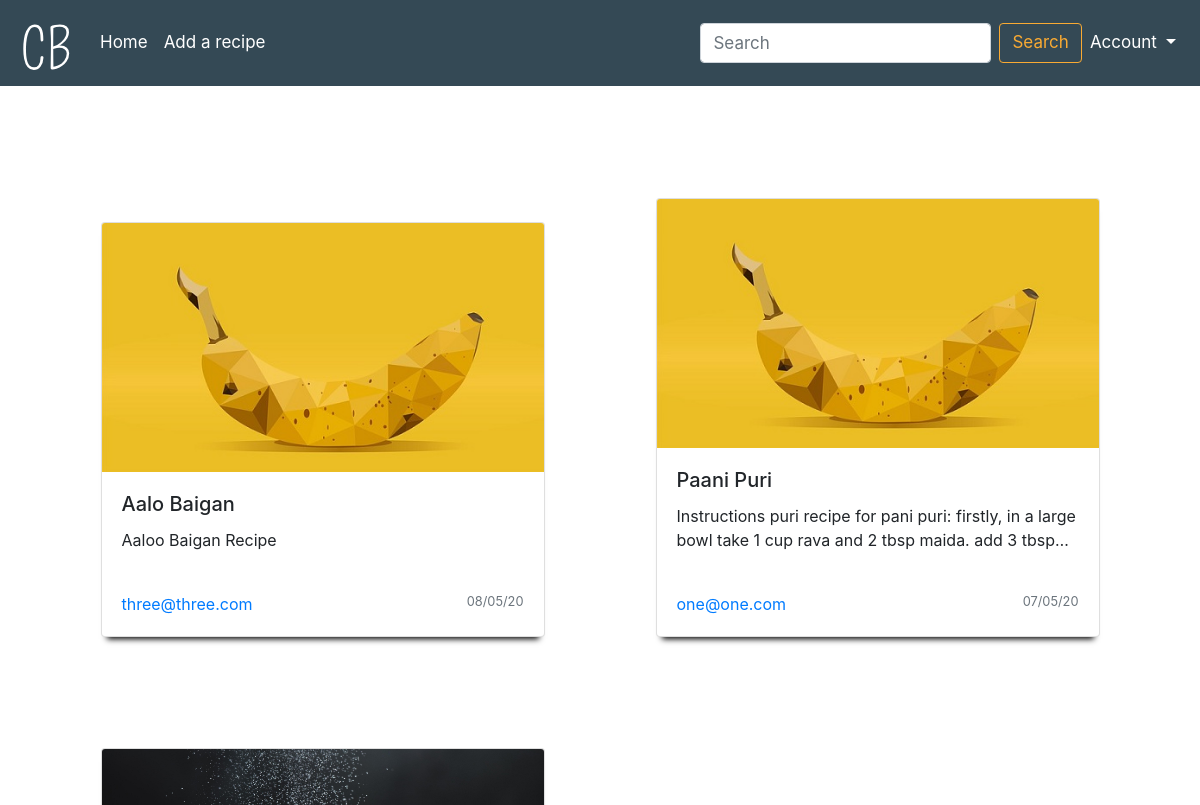
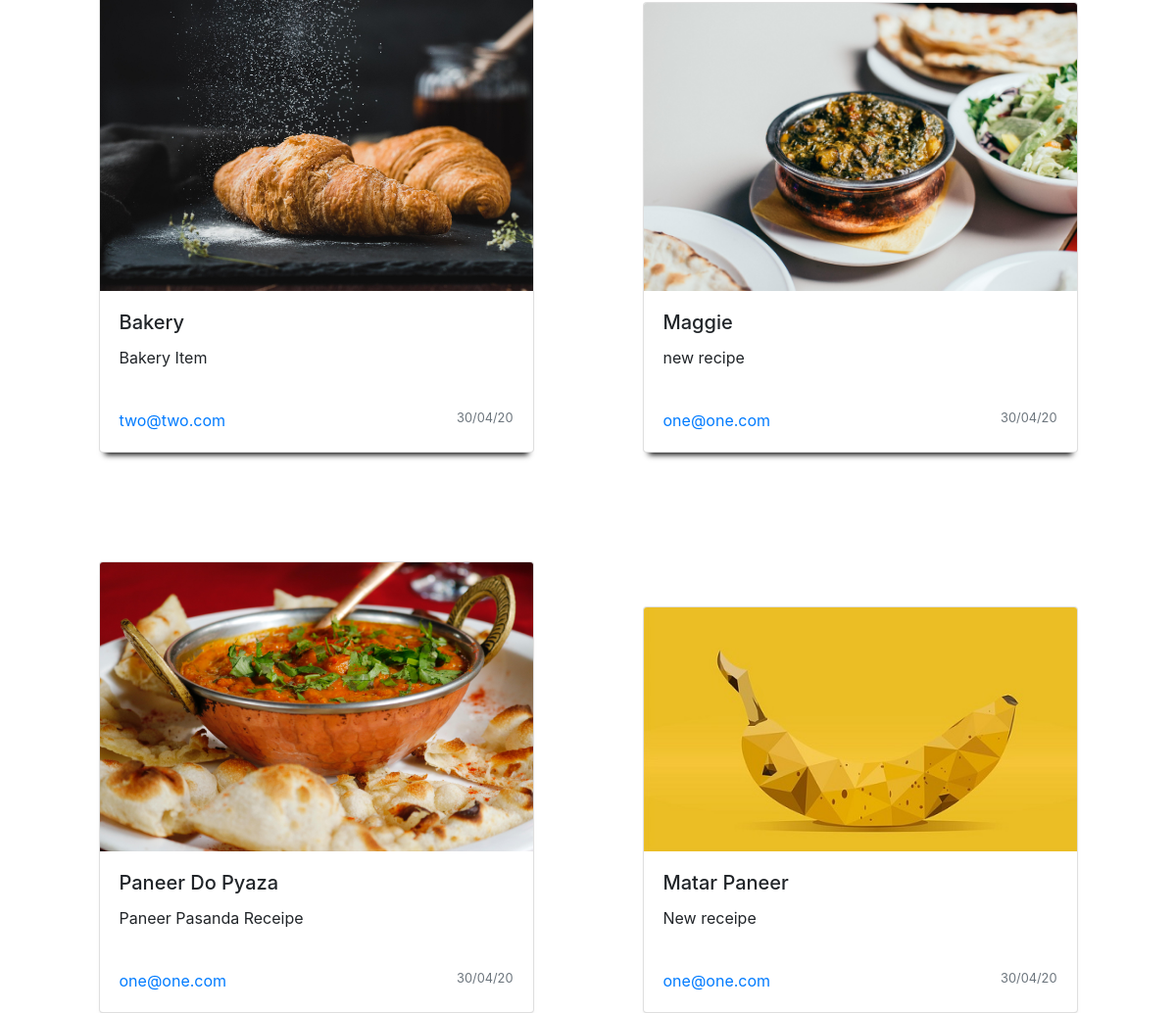
The page /blogs/view_blogs (signed in) on the database its author committed (2 pictures, top to bottom).
### my_project/blogs/models.py (models this page shows, shortened)
class Blog(db.Model):
    __tablename__ = 'blogs'
    id = db.Column(db.Integer, primary_key=True)
    blog_id = db.Column(db.Text)
    dish_name = db.Column(db.String(60), nullable=False)
    dish_receipe = db.Column(db.Text)
    date = db.Column(db.DateTime, nullable=False, default=datetime.utcnow)
    recipe_img = db.Column(db.String(80), nullable=True)
    email = db.Column(db.String(80), db.ForeignKey('users.email'), nullable=False)
    user = db.relationship('User', backref=db.backref('blogs', lazy=True))

### my_project/blogs/view.py (the view)
@blog_bp.route("/view_blogs")
@login_required
def view_blogs():
    blogs_list = Blog.query.order_by(desc(Blog.date)).all()
    return render_template('blogs/view_blogs.html', blogs_list=blogs_list)

### my_project/sign_up/models.py (called while the page is built)
@login_manager.user_loader
def load_user(user_id):
    return User.query.get(user_id)

### my_project/blogs/templates/blogs/view_blogs.html
 {% extends "base.html" %} {% block content %}
<div class="container-center">
    {% for blog in blogs_list %}
    <div class="card" onclick="window.location='/blogs/{{blog.blog_id}}';">
        {% if blog.recipe_img == None %}
        <img src="{{url_for('static', filename='images/default.jpg')}}" class=" img-fluid card-img-top"> {% else %}
        <img src="{{url_for('static', filename='images/'+blog.recipe_img)}}" class="img-fluid card-img-top"> {% endif %}
        <div class="card-body">
            <h5 class="card-title">{{blog.dish_name}}</h5>
            <p class="card-text" id="recipe_text">{{blog.dish_receipe}}</p>
        </div>
        <div class="card-body">
            <div class="row">
                <div class="col-6">
                    <a href="#" class="card-link">{{blog.email}}</a>
                </div>
                <div class="col-6">
                    <p class="card-text card-link text-right"><small class="text-muted">{{blog.date.strftime("%d/%m/%y")}}</small></p>
                </div>
            </div>
        </div>
    </div>
    {% endfor %}
</div>
{% endblock %}

### my_project/templates/base.html (shortened to what this page needs)
<html lang="en">
<head>
    <link rel="stylesheet" href="https://stackpath.bootstrapcdn.com/bootstrap/4.4.1/css/bootstrap.min.css">
    <link rel="stylesheet" href="{{ url_for('static', filename='css/main.css') }}">
</head>
<body>
    <div class="container">
        <nav class="navbar fixed-top navbar-expand-lg navbar-dark">
            <a class="navbar-brand" href="{{url_for('blog_bp.view_blogs')}}"><img src="/static/logos/ChefBook_Nav_Logo.svg" width="30" height="30" class="d-inline-block align-top" alt="ChefBook"></a>
            <div class="collapse navbar-collapse" id="collapse_target">
                <ul class="navbar-nav mr-auto">
                    <li class="nav-item">
                        <a class="nav-link" href="{{url_for('blog_bp.view_blogs')}}">Home</a>
                    </li>
                    {% if current_user.is_authenticated %}
                    <li class="nav-item">
                        <a class="nav-link" href="{{url_for('blog_bp.create_blog')}}">Add a recipe</a>
                    </li>
                    {% endif %}
                </ul>
                <form class="form-inline my-2 my-lg-0">
                    <input class="form-control mr-sm-2" type="search" placeholder="Search" aria-label="Search" id="search-input">
                    <button class="btn btn-outline-success my-2 my-sm-0" id="search-btn" type="submit">Search</button>
                </form>
                <ul class="navbar-nav">
                    <li class="nav-item dropdown">
                        <a class="nav-link dropdown-toggle" href="#" data-target="dropdown_target" role="button" data-toggle="dropdown" aria-haspopup="true" aria-expanded="false">
                Account
                    </a>
                    </li>
                </ul>
            </div>
        </nav>
        {% block content %}{% endblock %}
    </div>
</body>
</html>

### my_project/static/css/main.css (style rules this page uses)
:root { --primary-color: #344955; --primmary-dark-color: #232F34; --primary-light-color: #4A6572; --secondary-color: #F9AA33; --small-screen-font-size: 16px; --med-screen-font-size: 17px; --big-screen-font-size: 20px; --heading-font-size: 24px; }
html, body { width: 100%; }
.container { width: 100%; height: 100%; display: flex; align-self: center; }
nav { background-color: var(--primary-color); }
nav>div#collapse_target>ul>li>a { color: white; }
#search-btn { border-color: var(--secondary-color); color: var(--secondary-color); font-size: var(--small-screen-font-size); }
.card { margin-top: 10%; box-shadow: 0 8px 6px -6px black; }
.card:first-child { margin-top: 20%; }
.card>div.card-body>p#recipe_text { overflow: hidden; text-overflow: ellipsis; display: -webkit-box; -webkit-line-clamp: 2; -webkit-box-orient: vertical; }
@media screen and (min-width:900px) { nav>a>img { width: 60px; height: 60px; } }
@media screen and (min-width:900px) { #search-btn { font-size: var(--med-screen-font-size); } }
@media screen and (min-width:900px) { #search-input { font-size: var(--med-screen-font-size); color: var(--secondary-color); } }
@media screen and (min-width:900px) { nav>div#collapse_target>ul>li>a { font-size: var(--med-screen-font-size); } }
@media screen and (min-width:900px) { .container-center { display: flex; flex-wrap: wrap; justify-content: space-around; } }
@media screen and (min-width:900px) { .card { align-self: flex-end; flex-basis: 40%; } }

### rows shown on the page
Blog: dish_name "Aalo Baigan", dish_receipe "Aaloo Baigan Recipe", email "three@three.com", date "08/05/20"
Blog: dish_name "Paani Puri", dish_receipe "Instructions puri recipe for pani puri: firstly, in a large bowl take 1 cup rava and 2 tbsp maida. add 3…", email "one@one.com", date "07/05/20"
Blog: recipe_img (picture), dish_name "Bakery", dish_receipe "Bakery Item", email "two@two.com", date "30/04/20"
Blog: recipe_img (picture), dish_name "Maggie", dish_receipe "new recipe", email "one@one.com", date "30/04/20"
Blog: recipe_img (picture), dish_name "Paneer Do Pyaza", dish_receipe "Paneer Pasanda Receipe", email "one@one.com", date "30/04/20"
Blog: dish_name "Matar Paneer", dish_receipe "New receipe", email "one@one.com", date "30/04/20"
